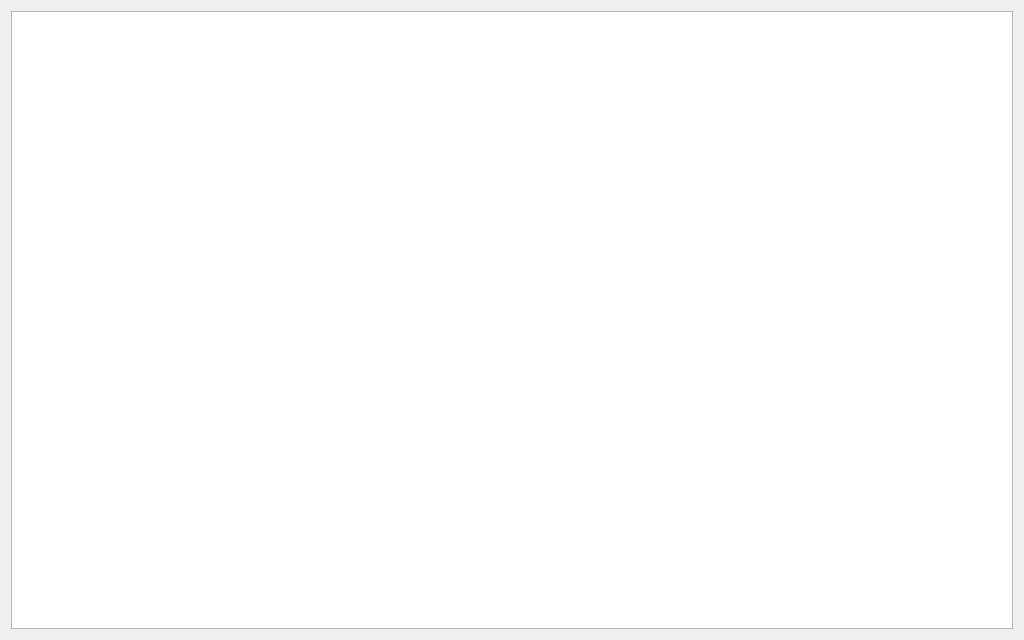
<?xml version="1.0" encoding="UTF-8"?>
<ui version="4.0">
 <class>Widget</class>
 <widget class="QWidget" name="Widget">
  <property name="geometry">
   <rect>
    <x>0</x>
    <y>0</y>
    <width>1024</width>
    <height>640</height>
   </rect>
  </property>
  <property name="minimumSize">
   <size>
    <width>1024</width>
    <height>640</height>
   </size>
  </property>
  <property name="maximumSize">
   <size>
    <width>1024</width>
    <height>640</height>
   </size>
  </property>
  <property name="windowTitle">
   <string>Widget</string>
  </property>
  <layout class="QVBoxLayout" name="verticalLayout">
   <item>
    <widget class="QGraphicsView" name="graphicsView"/>
   </item>
  </layout>
 </widget>
 <tabstops>
  <tabstop>graphicsView</tabstop>
 </tabstops>
 <resources/>
 <connections/>
</ui>
